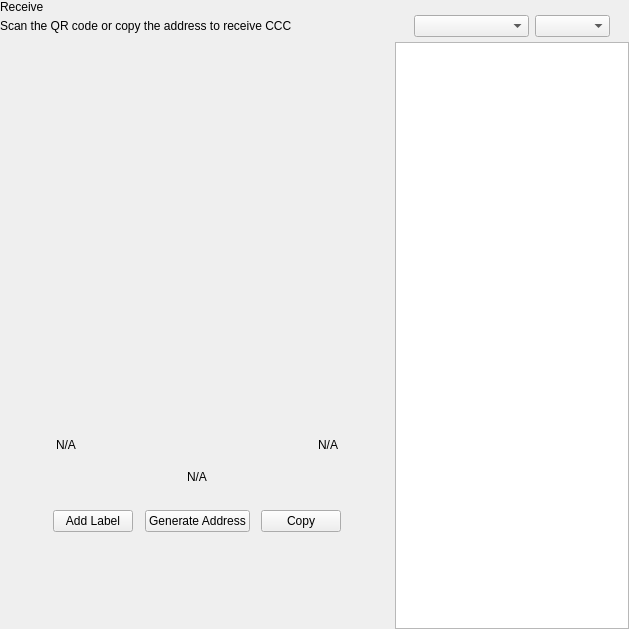
<?xml version="1.0" encoding="UTF-8"?>
<ui version="4.0">
 <class>ReceiveWidget</class>
 <widget class="QWidget" name="ReceiveWidget">
  <property name="geometry">
   <rect>
    <x>0</x>
    <y>0</y>
    <width>629</width>
    <height>629</height>
   </rect>
  </property>
  <property name="minimumSize">
   <size>
    <width>0</width>
    <height>0</height>
   </size>
  </property>
  <property name="windowTitle">
   <string>Form</string>
  </property>
  <layout class="QHBoxLayout" name="horizontalLayout_2" stretch="2,1">
   <property name="spacing">
    <number>0</number>
   </property>
   <property name="leftMargin">
    <number>0</number>
   </property>
   <property name="topMargin">
    <number>0</number>
   </property>
   <property name="rightMargin">
    <number>0</number>
   </property>
   <property name="bottomMargin">
    <number>0</number>
   </property>
   <item>
    <widget class="QWidget" name="left" native="true">
     <layout class="QVBoxLayout" name="verticalLayout_3">
      <property name="leftMargin">
       <number>0</number>
      </property>
      <property name="topMargin">
       <number>0</number>
      </property>
      <property name="rightMargin">
       <number>0</number>
      </property>
      <property name="bottomMargin">
       <number>0</number>
      </property>
      <item>
       <layout class="QVBoxLayout" name="verticalLayout_2">
        <property name="spacing">
         <number>0</number>
        </property>
        <property name="leftMargin">
         <number>0</number>
        </property>
        <item>
         <layout class="QHBoxLayout" name="horizontalLayout_3">
          <property name="spacing">
           <number>0</number>
          </property>
          <item>
           <layout class="QVBoxLayout" name="verticalLayout_4">
            <property name="spacing">
             <number>5</number>
            </property>
            <item>
             <widget class="QLabel" name="labelTitle">
              <property name="text">
               <string>Receive</string>
              </property>
             </widget>
            </item>
            <item alignment="Qt::AlignTop">
             <widget class="QLabel" name="labelSubtitle1">
              <property name="text">
               <string>Scan the QR code or copy the address to receive CCC</string>
              </property>
             </widget>
            </item>
           </layout>
          </item>
          <item>
           <spacer name="horizontalSpacer">
            <property name="orientation">
             <enum>Qt::Horizontal</enum>
            </property>
            <property name="sizeHint" stdset="0">
             <size>
              <width>40</width>
              <height>20</height>
             </size>
            </property>
           </spacer>
          </item>
         </layout>
        </item>
        <item>
         <spacer name="verticalSpacer_2">
          <property name="orientation">
           <enum>Qt::Vertical</enum>
          </property>
          <property name="sizeType">
           <enum>QSizePolicy::Expanding</enum>
          </property>
          <property name="sizeHint" stdset="0">
           <size>
            <width>20</width>
            <height>50</height>
           </size>
          </property>
         </spacer>
        </item>
        <item alignment="Qt::AlignHCenter">
         <widget class="QWidget" name="layoutQR" native="true">
          <property name="maximumSize">
           <size>
            <width>510</width>
            <height>16777215</height>
           </size>
          </property>
          <layout class="QVBoxLayout" name="verticalLayoutQr">
           <item>
            <spacer name="verticalSpacer11">
             <property name="orientation">
              <enum>Qt::Vertical</enum>
             </property>
             <property name="sizeType">
              <enum>QSizePolicy::Fixed</enum>
             </property>
             <property name="sizeHint" stdset="0">
              <size>
               <width>20</width>
               <height>20</height>
              </size>
             </property>
            </spacer>
           </item>
           <item alignment="Qt::AlignHCenter">
            <widget class="QLabel" name="labelQrImg">
             <property name="minimumSize">
              <size>
               <width>260</width>
               <height>260</height>
              </size>
             </property>
             <property name="maximumSize">
              <size>
               <width>260</width>
               <height>260</height>
              </size>
             </property>
             <property name="text">
              <string/>
             </property>
             <property name="alignment">
              <set>Qt::AlignCenter</set>
             </property>
            </widget>
           </item>
           <item>
            <spacer name="verticalSpacer_21">
             <property name="orientation">
              <enum>Qt::Vertical</enum>
             </property>
             <property name="sizeType">
              <enum>QSizePolicy::Fixed</enum>
             </property>
             <property name="sizeHint" stdset="0">
              <size>
               <width>20</width>
               <height>30</height>
              </size>
             </property>
            </spacer>
           </item>
           <item>
            <widget class="QWidget" name="widget" native="true">
             <property name="minimumSize">
              <size>
               <width>0</width>
               <height>0</height>
              </size>
             </property>
             <layout class="QHBoxLayout" name="horizontalLayout_5">
              <item>
               <widget class="QLabel" name="labelLabel">
                <property name="text">
                 <string notr="true">N/A</string>
                </property>
               </widget>
              </item>
              <item>
               <spacer name="horizontalSpacer_2">
                <property name="orientation">
                 <enum>Qt::Horizontal</enum>
                </property>
                <property name="sizeHint" stdset="0">
                 <size>
                  <width>141</width>
                  <height>20</height>
                 </size>
                </property>
               </spacer>
              </item>
              <item>
               <widget class="QLabel" name="labelDate">
                <property name="text">
                 <string notr="true">N/A</string>
                </property>
                <property name="alignment">
                 <set>Qt::AlignRight|Qt::AlignTrailing|Qt::AlignVCenter</set>
                </property>
               </widget>
              </item>
             </layout>
            </widget>
           </item>
           <item>
            <widget class="QLabel" name="labelAddress">
             <property name="sizePolicy">
              <sizepolicy hsizetype="Expanding" vsizetype="Preferred">
               <horstretch>0</horstretch>
               <verstretch>0</verstretch>
              </sizepolicy>
             </property>
             <property name="minimumSize">
              <size>
               <width>300</width>
               <height>0</height>
              </size>
             </property>
             <property name="text">
              <string notr="true">N/A</string>
             </property>
             <property name="alignment">
              <set>Qt::AlignCenter</set>
             </property>
            </widget>
           </item>
           <item>
            <spacer name="verticalSpacer_4">
             <property name="orientation">
              <enum>Qt::Vertical</enum>
             </property>
             <property name="sizeType">
              <enum>QSizePolicy::Fixed</enum>
             </property>
             <property name="sizeHint" stdset="0">
              <size>
               <width>20</width>
               <height>20</height>
              </size>
             </property>
            </spacer>
           </item>
           <item>
            <layout class="QHBoxLayout" name="horizontalLayout_4">
             <item alignment="Qt::AlignHCenter">
              <widget class="QPushButton" name="pushButtonLabel">
               <property name="focusPolicy">
                <enum>Qt::NoFocus</enum>
               </property>
               <property name="text">
                <string>Add Label</string>
               </property>
              </widget>
             </item>
             <item alignment="Qt::AlignHCenter">
              <widget class="QPushButton" name="pushButtonNewAddress">
               <property name="focusPolicy">
                <enum>Qt::NoFocus</enum>
               </property>
               <property name="text">
                <string>Generate Address</string>
               </property>
              </widget>
             </item>
             <item alignment="Qt::AlignHCenter">
              <widget class="QPushButton" name="pushButtonCopy">
               <property name="focusPolicy">
                <enum>Qt::NoFocus</enum>
               </property>
               <property name="text">
                <string>Copy</string>
               </property>
              </widget>
             </item>
            </layout>
           </item>
           <item>
            <spacer name="verticalSpacer_3">
             <property name="orientation">
              <enum>Qt::Vertical</enum>
             </property>
             <property name="sizeType">
              <enum>QSizePolicy::Expanding</enum>
             </property>
             <property name="sizeHint" stdset="0">
              <size>
               <width>20</width>
               <height>20</height>
              </size>
             </property>
            </spacer>
           </item>
          </layout>
         </widget>
        </item>
        <item>
         <spacer name="verticalSpacer">
          <property name="orientation">
           <enum>Qt::Vertical</enum>
          </property>
          <property name="sizeHint" stdset="0">
           <size>
            <width>20</width>
            <height>40</height>
           </size>
          </property>
         </spacer>
        </item>
       </layout>
      </item>
     </layout>
    </widget>
   </item>
   <item>
    <widget class="QWidget" name="right" native="true">
     <layout class="QVBoxLayout" name="verticalLayout_5">
      <property name="spacing">
       <number>0</number>
      </property>
      <property name="leftMargin">
       <number>1</number>
      </property>
      <property name="topMargin">
       <number>0</number>
      </property>
      <property name="rightMargin">
       <number>0</number>
      </property>
      <property name="bottomMargin">
       <number>0</number>
      </property>
      <item>
       <layout class="QVBoxLayout" name="container_right">
        <property name="spacing">
         <number>0</number>
        </property>
        <property name="leftMargin">
         <number>0</number>
        </property>
        <property name="rightMargin">
         <number>0</number>
        </property>
        <item>
         <layout class="QVBoxLayout" name="verticalLayout">
          <property name="spacing">
           <number>6</number>
          </property>
          <property name="leftMargin">
           <number>19</number>
          </property>
          <property name="rightMargin">
           <number>19</number>
          </property>
          <item>
           <widget class="OptionButton" name="btnRequest" native="true"/>
          </item>
          <item>
           <widget class="OptionButton" name="btnMyAddresses" native="true">
            <property name="sizePolicy">
             <sizepolicy hsizetype="Preferred" vsizetype="Minimum">
              <horstretch>0</horstretch>
              <verstretch>0</verstretch>
             </sizepolicy>
            </property>
           </widget>
          </item>
         </layout>
        </item>
        <item>
         <widget class="QWidget" name="sortWidget" native="true">
          <layout class="QHBoxLayout" name="horizontalLayout_6">
           <property name="leftMargin">
            <number>19</number>
           </property>
           <property name="rightMargin">
            <number>19</number>
           </property>
           <property name="bottomMargin">
            <number>5</number>
           </property>
           <item>
            <spacer name="horizontalSpacer_3">
             <property name="orientation">
              <enum>Qt::Horizontal</enum>
             </property>
             <property name="sizeHint" stdset="0">
              <size>
               <width>40</width>
               <height>20</height>
              </size>
             </property>
            </spacer>
           </item>
           <item>
            <widget class="QComboBox" name="comboBoxSort">
             <property name="sizePolicy">
              <sizepolicy hsizetype="Preferred" vsizetype="Fixed">
               <horstretch>0</horstretch>
               <verstretch>0</verstretch>
              </sizepolicy>
             </property>
             <property name="minimumSize">
              <size>
               <width>115</width>
               <height>0</height>
              </size>
             </property>
            </widget>
           </item>
           <item>
            <widget class="QComboBox" name="comboBoxSortOrder">
             <property name="sizePolicy">
              <sizepolicy hsizetype="Preferred" vsizetype="Fixed">
               <horstretch>0</horstretch>
               <verstretch>0</verstretch>
              </sizepolicy>
             </property>
             <property name="minimumSize">
              <size>
               <width>75</width>
               <height>0</height>
              </size>
             </property>
            </widget>
           </item>
          </layout>
         </widget>
        </item>
        <item>
         <widget class="QListView" name="listViewAddress"/>
        </item>
       </layout>
      </item>
     </layout>
    </widget>
   </item>
  </layout>
 </widget>
 <customwidgets>
  <customwidget>
   <class>OptionButton</class>
   <extends>QWidget</extends>
   <header>qt/ccc/optionbutton.h</header>
   <container>1</container>
  </customwidget>
 </customwidgets>
 <resources/>
 <connections/>
</ui>
